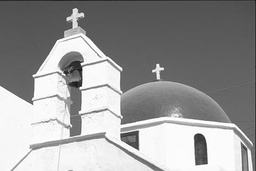
#> input picture grayimage_1.jpg, 256 x 171 px, shrunk from 481 x 321 before the run
$ python PA1_1.py
#> lines starting #> are read from the running program, lines starting #| are printed output that depends on the picture
'''
author      :	Khushboo Agarwal
date created:   9-14-2016
title		:	Canny Edge Detection
version		:	1
'''

from __future__ import division						#this will always get real values for division

#import header files required
import numpy as np
from PIL import Image
import matplotlib.pyplot as plt
import matplotlib.cm as cm
import math
import os,sys

#creating sigma as a global variable which will be used for trial and error and also as a parameter for calling functions

L = 65
H = 75

#Part 2: Create a one-dimensional Gaussian mask G to convolve with I. The standard deviation(s) of this Gaussian is a parameter to the edge detector
#Part 3: Create a one-dimensional mask for the first derivative of the Gaussian in the x and y directions; call these Gx

'''
While making a Gaussian mask it is important to keep the size in mind. The size if too small would blur the edges also, and other important features which we
may need. Also if it is too big then it will leave out blurring and also computations would be too much. Gaussian function is defined as a bell curve which usually
has a mean around the 0. Also the standrd deviation defines how spread the function is around its mean, as in its width. The higher the standard deviation,
the more it is spread [Source: Wikipedia, https://en.wikipedia.org/wiki/Gaussian_function].

To define the Gaussian mask, we use a threshold Th = e^(-x*x)/(2*sigma*sigma); with the figure as reference we conclude that Th should be a real number between
0 and 1. For Th value = 0.05 is suiting based on trial and errors. Now the width-half is calculated using the formula sqrt(-log(Th)*2*sigma^2) as this gives a
value where the curve value drops below Th. The formula is from [Source: Wikipedia, https://en.wikipedia.org/wiki/Gaussian_function].
We use a 2*round(width-half)+1 to calculate the size of the mask and include both the positive and negative side of the curve this way.

The radius is calculated as int(width/2) as that gives the exact half of the size for making the calculation easier.

After trial and error method and running the Gaussian_size function with various values of sigma, following observations were made:
	sigma values -->	0.5		1 		1.25 	1.5 	2

	width_half			2.0 	3.0 	4.0     5.0     6.0
	width 				5		7		9 		11 		13
	radius				2 		3		4 		5 		6

'''
#function to calculate the Gaussian function
def Gaussian_function(x, sigma):
	if sigma == 0:
		return 0
	else:
		g = math.exp(-x*x)/(2*sigma*sigma)
		return g 									#this functions returns the value of the gaussian function as given by the formula based on x and sigma value

def Gaussian_size(sigma):
	#determining the size of the kernel
	width_half = round(math.sqrt(-math.log(0.05)*2.0*(sigma*sigma)))+1
	width 	   = 2*int(width_half)+1
	radius	   = int(width/2)
	return (width_half, width, radius)

def Gaussian_mask(sigma, radius, width):
	#creating arrays for gaussian kernel, gaussian derivative
	gaussian_kernel 	= np.ones((1, width), np.float32)
	gaussian_derivative = np.ones((1, width), np.float32)


	# if we use only the integer values of x, then the mask will not be robust, so instead I have used a mean value centered at i finally to append into gaussian kernel
	for i in range(-radius, radius+1):
		gaussian_1 = Gaussian_function(i,sigma)
		gaussian_2 = Gaussian_function(i-0.5,sigma)
		gaussian_3 = Gaussian_function(i+0.5,sigma)
		gauss      = (gaussian_1+gaussian_2+gaussian_3)/3

		#calculating the derivative gaussian with formula (-x/pow(sigma,3)*sqrt(2*pi))*Gaussian_function
		gaussian_derivative[0][i+radius] = ((-i)/(sigma*sigma*sigma*(math.sqrt(2*math.pi))))

		#calculating the final kernel with a constant of 1/sqrt(2*pi*sigma*sigma)
		gaussian_kernel[0][i+radius] = gauss*(1/(math.sqrt(2.0 * math.pi * sigma * sigma)))


	return(gaussian_kernel, gaussian_derivative)
'''
for sigma = 1; gaussian function values after the mean method were found to be:       gauss          = [0.000343108176284, 0.0209408862645, 0.208679908134, 0.42626692769, 0.208679908134, 0.0209408862645,  0.000343108176284]
for sigma = 1; gaussian_kernel values after including the constant were found to be: gaussian_kernel = [  1.36880364e-04,  8.35420471e-03,  8.32512379e-02, 1.70055896e-01, 8.32512379e-02,  8.35420471e-03,   1.36880364e-04]
for sigma = 1; gaussian derivative values after differentiating w.r.t x were : 	 gaussian_derivative = [ 1.19682682,       0.79788458,      0.39894229,      0.,            -0.39894229,      -0.79788458,        -1.19682682]
'''


#Part 4: Convolve the image I with G along the rows to give the x component image (Ix), and down the columns to give the y component image (Iy).

def gaussian_conv(I, G, S):

	#Creating an empty array Iyy needed for transposing the result
	Iyy = []
	S = np.shape(I)
	#Creating an empty array Ix: I[i,:]*G
	Ix = []

	#Creating an empty array Iy: I[:,i]*G
	Iy = []

	#convolving in the x direction
	for i in range(S[0]):
		I1 = (np.convolve(I[i,:], G, 'same'))
		Ix.append(np.array(I1))

	#convolving in the y direction
	for i in range(S[1]):
		I2 = (np.convolve(I[:,i], G, 'same'))
		Iyy.append(np.array(I2))
		Iy = np.transpose(Iyy)

	return(Ix, Iy)

#Part 5: Convolve Ix with Gx to give I_x, the x component of I convolved with the derivative of the Gaussian, andconvolve Iy with Gy to give I_y, y component of I convolved with the derivative of the Gaussian.

def gaussian_derv_conv(Ix,Iy,Gx,Gy, S):

	#Creating an empty array Iyy needed for transposing the result
	Iyy = []
	S = np.shape(Ix)
	I_x = []
	I_y = []
	#computing for I_x
	for i in range(0, S[0]):
		I1 = (np.convolve(np.array(Ix)[i,:], Gx, 'same'))
		I_x.append(np.array(I1))

	#Computing for I_y
	for i in range(0, S[1]):
		I2 = (np.convolve(np.array(Iy)[:,i], Gy, 'same'))
		Iyy.append(np.array(I2))
		I_y = np.transpose(Iyy)

	return(I_x, I_y)


#Part 6: Compute the magnitude of the edge response by combining the x and y components. The magnitude of theresult can be computed at each pixel (x; y) as: M(x; y) = sqrt(I_x^2+I_y^3)

def image_magnitude_orientation(I_x, I_y, S):
	#S = np.shape(I_x)
	M = np.ones((S[0], S[1]), np.float32)			#since the size of I_x = size of I_y
	O = np.ones((S[0], S[1]), np.float32)
	for i in range(0, S[0]):
		for j in range(0, S[1]):
			M[i][j] = math.sqrt((((I_x[i][j]**2) + ((I_y[i][j])**2))))
			O[i][j] = math.degrees(math.atan2(I_y[i][j], I_x[i][j]))+180
	return (M, O)
'''
for calculations of orientation, we use atan2 function because it returns the value of degrees in -pi to pi.
I am then converting it to degrees and adding 180 so as to get values between 0 - 360 degrees which can be plotted accordingly
'''


#Part 7: Implement non-maximum suppression algorithm

'''
Non-maximum supression is implemented on image M to get all edges one pixel thick which is an important feature of Canny Edge Detection
lets see how we can simplify this. We have O matrix with values from 0 to 360. So I simplify the values into four categories [0, 1, 2, 3]
each category has about 90 total degrees defined. 45 degrees towards right and 45 degrees towards left which can also be defined in terms if
0 deg is east, 90 deg is north, 180 deg is west, 270 deg is south and again 360 deg is east. In these terms categories are defined as
[0, 1, 2, 3] = [east + west, north-east + south-west, north + south, north-west + south-east]. Accordingly we check for neighbouring values
From the implementation of following function it would be
much clearer.
'''
def non_maximum_suppression(O, M):

	M1 = np.copy(M)
	Sm = np.shape(M)
	for i in range(0, Sm[0]):
		for j in range(0, Sm[1]):
			if ((i>0 and i<(Sm[0]-1)) and (j>0 and j<(Sm[1]-1))):
				if((0<O[i][j]<22.5) or (157.5<O[i][j]<202.5) or (337.5<O[i][j]<360)):		#category 0 : 0 bin
					if(M[i][j]<M[i+1][j] or M[i][j]<M[i-1][j]):
						M1[i][j] = 0
				if((22.5<O[i][j]<67.5) or (202.5<O[i][j]<247.5)):							#category 1
					if (M[i][j]<M[i+1][j-1] or M[i][j]<M[i-1][j+1]):
						M1[i][j] = 0
				if((67.5<O[i][j]<112.5) or (247.5<O[i][j]<292.5)):							#category 2
					if (M[i][j]<M[i][j-1] or M[i][j]<M[i][j+1]):
						M1[i][j] = 0
				if((112.5<O[i][j]<157.5) or (292.5<O[i][j]<337.5)):							#category 3
					if (M[i][j]<M[i][j+1] or M[i][j]<M[i][j-1]):
						M1[i][j] = 0
	return M1


#Part 8: Apply Hysteresis thresholding to obtain final edge-map.
'''
Hysteresis Thresholding is a connected component method of finding the edges in an image.
'''

def Hysteresis_Threshold(M1, L, H):
	Sm = np.shape(M1)

	for i in range(Sm[0]):
		for j in range(Sm[1]):
			if (M1[i][j]<=L):
				M1[i][j] = 0
			elif (M1[i][j]>=H):
				M1[i][j] = 255
			elif (M1[i][j]>=L and(M1[i][j]<=H)):
				if ((i>0 and i<(Sm[0]-1)) and (j>0 and j<(Sm[1]-1))):
					if ((M1[i-1][j-1]>H) or (M1[i][j-1]>H) or (M1[i+1][j-1]>H) or (M1[i-1][j]>H) or (M1[i+1][j]>H) or (M1[i-1][j+1]>H) or (M1[i][j+1]>H) or (M1[i+1][j+1]>H)):
						M1[i][j] = 255
	return M1


# [21 lines left out: function Plotting_Results, not called in this run]


def Canny_Edge(inp_I, sigma):
	I = np.array(inp_I)


	width_half, width, radius = Gaussian_size(sigma)

	#creating arrays for gaussian kernel, gaussian derivative
	gaussian_kernel 	= np.ones((1, width), np.float32)
	gaussian_derivative = np.ones((1, width), np.float32)

	gaussian_kernel, gaussian_derivative = Gaussian_mask(sigma, radius, width)
	G  = gaussian_kernel.flatten()
	Gx = gaussian_derivative.flatten()									#result for part 2 and part 3
	Gy = np.transpose(Gx)

	#to create the Ix and Iy arrays we need the shape of the image component, to convolve in the x and y direction
	S = np.shape(I)

	#Creating an empty array Ix: I[i,:]*G
	Ix = []

	#Creating an empty array Iy: I[:,i]*G
	Iy = []

	Ix, Iy = gaussian_conv(I,G, S)


	#Creating an empty array I_x: Ix*Gx
	I_x = []

	#Creating an empty array I_y: Iy*Gy
	I_y = []


	I_x, I_y = gaussian_derv_conv(Ix, Iy, Gx, Gy, S)


	#creating the magnitude image M and orientation image O
	M = np.ones((S[0], S[1]), np.float32)			#since the size of I_x = size of I_y
	O = np.ones((S[0], S[1]), np.float32)

	M, O = image_magnitude_orientation(I_x, I_y, S)

	M1 = non_maximum_suppression(O, M)

	M1 = Hysteresis_Threshold(M1, L, H)

	'''Plotting_Results(Ix, Iy, I_x, I_y, M, M1)'''
	plt.figure()
	plt.imshow(M1, cmap = cm.gray)
	plt.show()

#this is the function definition to be used in the second program.
# [50 lines left out: function Canny_Edge_, not called in this run]


if __name__ == "__main__":
	# Part 1: Read a gray scale image you can find from Berkeley Segmentation Dataset, Training images, store it as a matrix named I.
	sigma = 1
	print ("For sigma:", sigma)
	inp_I = Image.open("grayimage_1.jpg").convert('L')
#> inp_I is the input picture: PIL image 256x171 L; min 17, max 255, mean 153.3
	Canny_Edge(inp_I, sigma)
#> after the loop in gaussian_conv, `for i in range(S[0]):`: Ix = 171 items
#> after the loop in gaussian_conv, `for i in range(S[1]):`: Iyy = 256 items
#> in Canny_Edge, `Ix, Iy = gaussian_conv(I,G, S)`: Ix = 171 items
#> after the loop in gaussian_derv_conv, `for i in range(0, S[1]):`: Iyy = 256 items
#> in Canny_Edge, `I_x, I_y = gaussian_derv_conv(Ix, Iy, Gx, Gy, S)`:
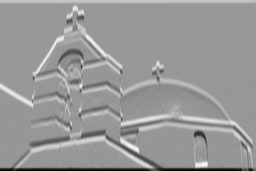
#> I_y: shape (171, 256) float32; min -212.9, max 146.7, mean 1.6; drawn with min black and max white
#> in Canny_Edge, `I_x, I_y = gaussian_derv_conv(Ix, Iy, Gx, Gy, S)`: I_x = 171 items
#> in Canny_Edge, `M = np.ones((S[0], S[1]), np.float32)`: M: shape (171, 256) float32; every value is 1

	inp_I1 = Image.open("grayimage_2.jpg").convert('L')
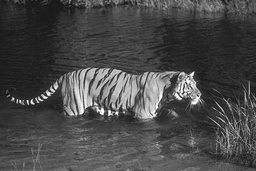
#> input picture grayimage_2.jpg, 256 x 171 px, shrunk from 481 x 321 before the run
#> inp_I1 is the input picture: PIL image 256x171 L; min 16, max 255, mean 72.4
	Canny_Edge(inp_I1, sigma)

	inp_I2 = Image.open("grayimage_3.jpg").convert('L')
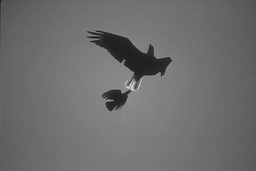
#> input picture grayimage_3.jpg, 256 x 171 px, shrunk from 481 x 321 before the run
#> inp_I2 is the input picture: PIL image 256x171 L; min 23, max 235, mean 109.4
	Canny_Edge(inp_I2, sigma)

	sigma = 1.25
	print ("For sigma:", sigma)
	Canny_Edge(inp_I, sigma)
	Canny_Edge(inp_I1, sigma)
	Canny_Edge(inp_I2, sigma)
#> after the loop in image_magnitude_orientation (call 6), `for i in range(0, S[0]):`:
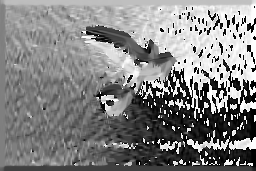
#> O: shape (171, 256) float32; min 2.03e-06, max 360, mean 186; drawn with min black and max white
#> after the loop in non_maximum_suppression (call 6), `for i in range(0, Sm[0]):`:
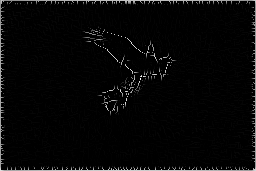
#> M1: shape (171, 256) float32; min 0, max 55.25, mean 1.6; drawn with min black and max white
#> after the loop in Hysteresis_Threshold (call 6), `for i in range(Sm[0]):`: M1: shape (171, 256) float32; every value is 0

	sigma = 1.5
	print ("For sigma", sigma)
	Canny_Edge(inp_I, sigma)
#> after the loop in image_magnitude_orientation (call 7), `for i in range(0, S[0]):`:
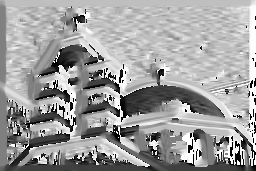
#> O: shape (171, 256) float32; min 0.000231, max 360, mean 224.7; drawn with min black and max white
	Canny_Edge(inp_I1, sigma)
#> after the loop in image_magnitude_orientation (call 8), `for i in range(0, S[0]):`:
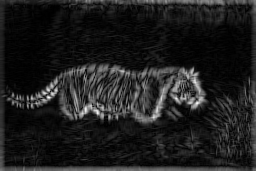
#> M: shape (171, 256) float32; min 0.00706, max 43.75, mean 5.2; drawn with min black and max white
	Canny_Edge(inp_I2, sigma)

'''else:
	Canny_Edge_(inp_I, 1)'''
